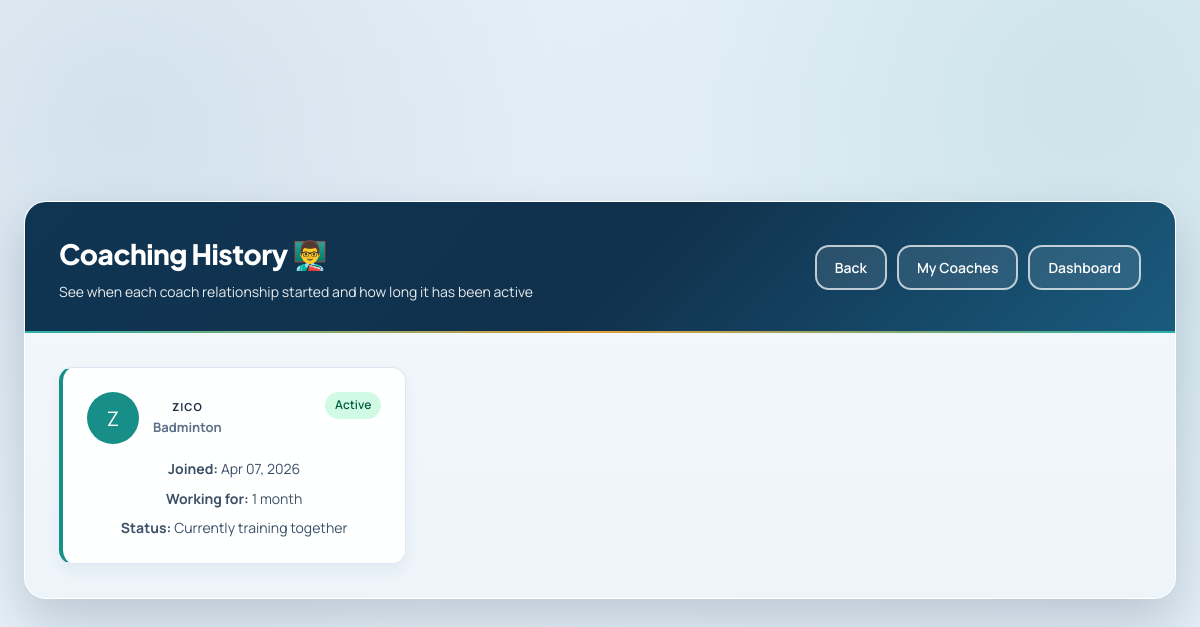
/player/coaching-history/ (signed in), run on the app's committed database.
### player/models.py (models this page shows, shortened)
class AthleteCoach(models.Model):
    athlete = models.ForeignKey(
        settings.AUTH_USER_MODEL,
        on_delete=models.CASCADE,
        related_name='my_coaches',
    )
    coach = models.ForeignKey(
        settings.AUTH_USER_MODEL,
        on_delete=models.CASCADE,
        related_name='my_athletes',
    )
    sport = models.ForeignKey(Sport, on_delete=models.CASCADE)
    start_date = models.DateField(auto_now_add=True)
    is_active = models.BooleanField(default=True)
    class Meta:
        db_table = 'athlete_coach'
        unique_together = ('athlete', 'coach', 'sport')

class Sport(models.Model):
    name = models.CharField(max_length=100, unique=True)
    description = models.TextField(blank=True)
    icon = models.CharField(max_length=50, blank=True)
    class Meta:
        db_table = 'sport'
        ordering = ['name']

### user/models.py (models this page shows, shortened)
class User(AbstractBaseUser, PermissionsMixin):
    ROLE_CHOICES = (
        ('athlete', 'Athlete'),
        ('coach', 'Coach'),
        ('medical', 'Medical Staff'),
    )
    BLOOD_GROUP_CHOICES = (
        ('A+', 'A+'),
        ('A-', 'A-'),
        ('B+', 'B+'),
        ('B-', 'B-'),
        ('AB+', 'AB+'),
        ('AB-', 'AB-'),
        ('O+', 'O+'),
        ('O-', 'O-'),
    )
    email = models.EmailField(unique=True)
    name = models.CharField(max_length=255)
    role = models.CharField(max_length=20, choices=ROLE_CHOICES, default='athlete')
    phone = models.CharField(max_length=20, blank=True)
    address = models.TextField(blank=True)
    blood_group = models.CharField(max_length=5, choices=BLOOD_GROUP_CHOICES, blank=True)
    date_of_birth = models.DateField(null=True, blank=True)
    profile_photo = models.ImageField(upload_to='profile_photos/', blank=True, null=True)
    is_approved = models.BooleanField(default=True)
    is_active = models.BooleanField(default=True)
    is_staff = models.BooleanField(default=False)
    date_joined = models.DateTimeField(default=timezone.now)
    @property
    def first_name(self):
        return self.name.split()[0] if self.name else ''
    @property
    def last_name(self):
        parts = self.name.split()
        return ' '.join(parts[1:]) if len(parts) > 1 else ''
    objects = UserManager()
    USERNAME_FIELD = 'email'
    REQUIRED_FIELDS = ['name']
    class Meta:
        db_table = 'user_table'

### player/views.py (the view)
    def wrapper(request, *args, **kwargs):
        if request.user.role != 'athlete':
            messages.error(request, 'Access denied. Athletes only.')
            return redirect('home')
        return view_func(request, *args, **kwargs)

### player/views.py (called while the page is built)
def athlete_required(view_func):
    def wrapper(request, *args, **kwargs):
        if request.user.role != 'athlete':
            messages.error(request, 'Access denied. Athletes only.')
            return redirect('home')
        return view_func(request, *args, **kwargs)
    return wrapper

@login_required
@athlete_required
def coaching_history(request):
    user = request.user
    coaching_history = AthleteCoach.objects.filter(athlete=user).select_related('coach', 'sport').order_by('-start_date', '-id')
    context = {
        'coaching_history': coaching_history,
    }
    return render(request, 'player/coaching_history.html', context)

### player/templates/player/coaching_history.html (shortened to what this page needs)
{% extends 'user/base.html' %}
{% block content %}
<div class="dashboard-container">
    <div class="dashboard-header">
        <div class="user-info">
            <h1>Coaching History 👨‍🏫</h1>
            <p>See when each coach relationship started and how long it has been active</p>
        </div>
        <div class="header-actions">
            <a href="javascript:history.back()" class="btn-logout">Back</a>
            <a href="{% url 'player:my_coaches' %}" class="btn-logout">My Coaches</a>
            <a href="{% url 'player:dashboard' %}" class="btn-logout">Dashboard</a>
        </div>
    </div>
    <div class="dashboard-body">
        {% if coaching_history %}
        <div style="display: grid; grid-template-columns: repeat(auto-fill, minmax(320px, 1fr)); gap: 20px;">
            {% for relation in coaching_history %}
            <div class="info-card" style="padding: 24px; border-left: 4px solid {% if relation.is_active %}var(--secondary){% else %}var(--gray-400){% endif %};">
                <div style="display:flex; justify-content:space-between; align-items:flex-start; gap:12px; margin-bottom: 14px;">
                    <div style="display:flex; align-items:center; gap:14px;">
                        <div style="width: 52px; height: 52px; background: {% if relation.is_active %}var(--secondary){% else %}var(--gray-400){% endif %}; border-radius: 50%; display: flex; align-items: center; justify-content: center; font-size: 20px; color: white;">
                            {{ relation.coach.first_name|slice:":1" }}{{ relation.coach.last_name|slice:":1" }}
                        </div>
                        <div>
                            <h3 style="color: var(--gray-900); margin: 0;">{{ relation.coach.first_name }} {{ relation.coach.last_name }}</h3>
                            <p style="color: var(--gray-600); font-size: 13px; margin: 2px 0 0 0;">{{ relation.sport.name }}</p>
                        </div>
                    </div>
                    {% if relation.is_active %}
                    <span style="background: #d1fae5; color: #065f46; padding: 4px 10px; border-radius: 999px; font-size: 12px; font-weight: 600;">Active</span>
                    {% else %}
                    <span style="background: #e5e7eb; color: #4b5563; padding: 4px 10px; border-radius: 999px; font-size: 12px; font-weight: 600;">Inactive</span>
                    {% endif %}
                </div>
                <div style="display:grid; gap:8px; color: var(--gray-700); font-size: 14px;">
                    <div><strong>Joined:</strong> {{ relation.start_date|date:"M d, Y" }}</div>
                    {% if relation.is_active %}
                    <div><strong>Working for:</strong> {{ relation.start_date|timesince }}</div>
                    <div><strong>Status:</strong> Currently training together</div>
                    {% endif %}
                </div>
            </div>
            {% endfor %}
        </div>
        {% endif %}
    </div>
</div>
{% endblock %}

### user/templates/user/base.html (style rules this page uses)
* { margin: 0; padding: 0; box-sizing: border-box; }
:root { --primary: #123a5a; --primary-light: #1b567f; --primary-dark: #0b2740; --secondary: #178f88; --secondary-light: #22a39b; --secondary-dark: #0f736d; --accent: #d98d23; --accent-light: #e6a13a; --accent-dark: #b8741a; --success: #18885f; --danger: #cf4c3c; --warning: #d9871f; --dark: #182536; --gray-900: #1f2e42; --gray-700: #3b4f67; --gray-600: #5a6f86; --gray-500: #7b8ea3; --gray-400: #9bb0c4; --gray-300: #cad7e4; --gray-200: #dfe8f1; --gray-100: #f3f7fb; --white: #FFFFFF; --shadow-sm: 0 6px 16px rgba(18, 58, 90, 0.06); --shadow-md: 0 12px 28px rgba(16, 45, 71, 0.12); --shadow-lg: 0 24px 50px rgba(10, 33, 53, 0.18); --radius-sm: 8px; --radius: 14px; --radius-lg: 22px; --transition: all 0.25s cubic-bezier(0.4, 0, 0.2, 1); }
body { font-family: 'Manrope', 'Plus Jakarta Sans', 'Trebuchet MS', sans-serif; background: radial-gradient(circle at 10% 15%, rgba(35, 98, 138, 0.12) 0%, transparent 45%), radial-gradient(circle at 90% 12%, rgba(23, 143, 136, 0.12) 0%, transparent 42%), linear-gradient(140deg, #edf4fb 0%, #e6f0f8 50%, #e2edf6 100%); min-height: 100vh; display: flex; align-items: center; justify-content: center; padding: 24px; line-height: 1.55; color: var(--gray-900); -webkit-font-smoothing: antialiased; -moz-osx-font-smoothing: grayscale; text-rendering: optimizeLegibility; }
a.btn, a.btn:hover, a.btn:focus, a.btn:active, .btn-logout, .btn-logout:hover, .btn-logout:focus, .btn-logout:active { text-decoration: none !important; }
.dashboard-container { width: 100%; max-width: 1280px; background: rgba(255, 255, 255, 0.92); backdrop-filter: blur(10px); border-radius: var(--radius-lg); box-shadow: var(--shadow-lg); overflow: hidden; animation: slideUp 0.5s ease; border: 1px solid rgba(255, 255, 255, 0.72); }
.dashboard-header { background: linear-gradient(135deg, #0f3553 0%, #10314c 52%, #1a5b7e 100%); padding: 30px 34px; color: var(--white); display: flex; justify-content: space-between; align-items: center; position: relative; overflow: hidden; }
.dashboard-header::after { content: ''; position: absolute; bottom: 0; left: 0; right: 0; height: 2px; background: linear-gradient(90deg, #2bb1a7, #e2a03a, #2bb1a7); }
.dashboard-header .user-info h1 { font-family: 'Plus Jakarta Sans', 'Manrope', sans-serif; font-size: 28px; margin-bottom: 6px; font-weight: 800; letter-spacing: -0.5px; }
.dashboard-header .user-info p { opacity: 0.9; font-size: 14px; display: flex; align-items: center; gap: 12px; }
.dashboard-body { padding: 34px; background: linear-gradient(180deg, #f2f7fc 0%, #edf4fa 100%); }
.header-actions { display: flex; gap: 10px; flex-wrap: wrap; }
.info-card { background: rgba(255, 255, 255, 0.92); backdrop-filter: blur(4px); padding: 24px 22px; border-radius: var(--radius); text-align: center; transition: var(--transition); border: 1px solid #dbe7f3; box-shadow: var(--shadow-sm); }
.info-card h3 { font-size: 11px; color: var(--gray-600); text-transform: uppercase; letter-spacing: 1px; margin-bottom: 8px; font-weight: 700; }
.info-card p { font-size: 22px; font-weight: 700; color: var(--primary); }
.btn-logout { padding: 10px 18px; border: 2px solid rgba(255,255,255,0.7); background: rgba(255,255,255,0.1); color: var(--white); border-radius: var(--radius); font-size: 14px; font-weight: 600; cursor: pointer; transition: var(--transition); text-decoration: none; backdrop-filter: blur(10px); }

### data on the page
AthleteCoach: coach.first_name "Z", coach.first_name "ZICO", sport.name "Badminton", is_active "Active", start_date "Apr 07, 2026", start_date "1 month"
